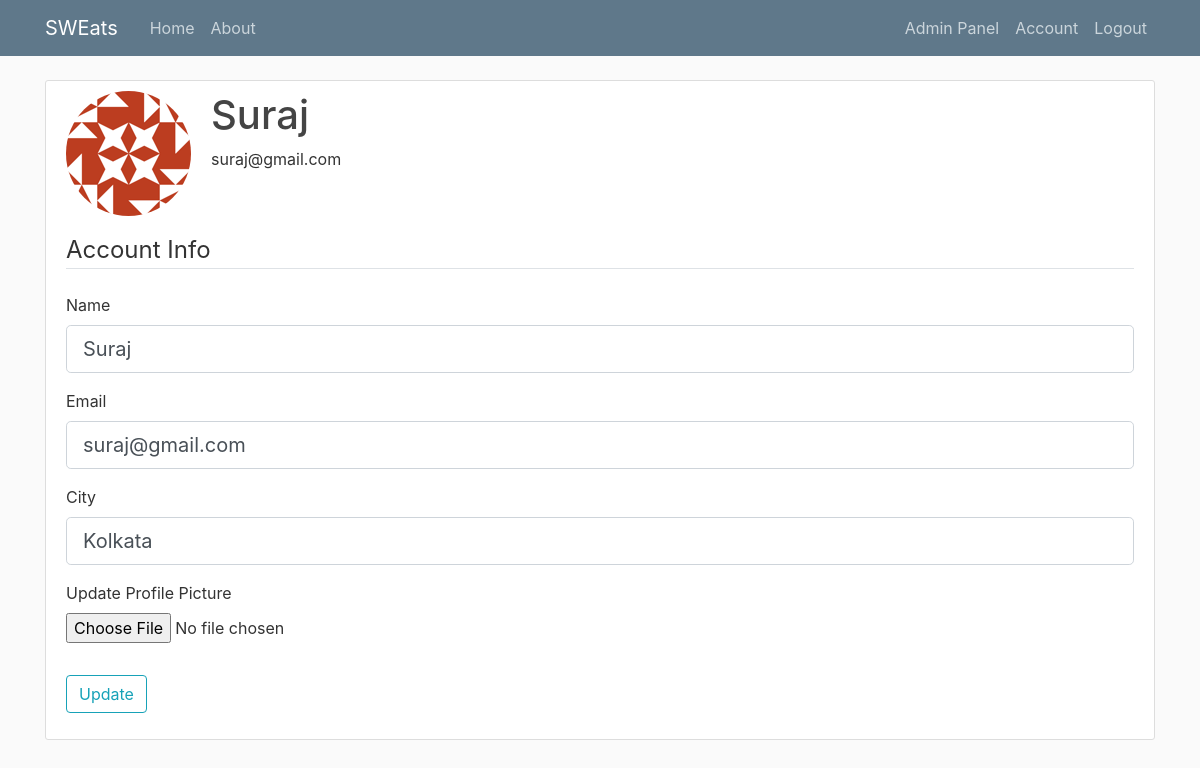
Page /account (signed in) on the earlier database version.
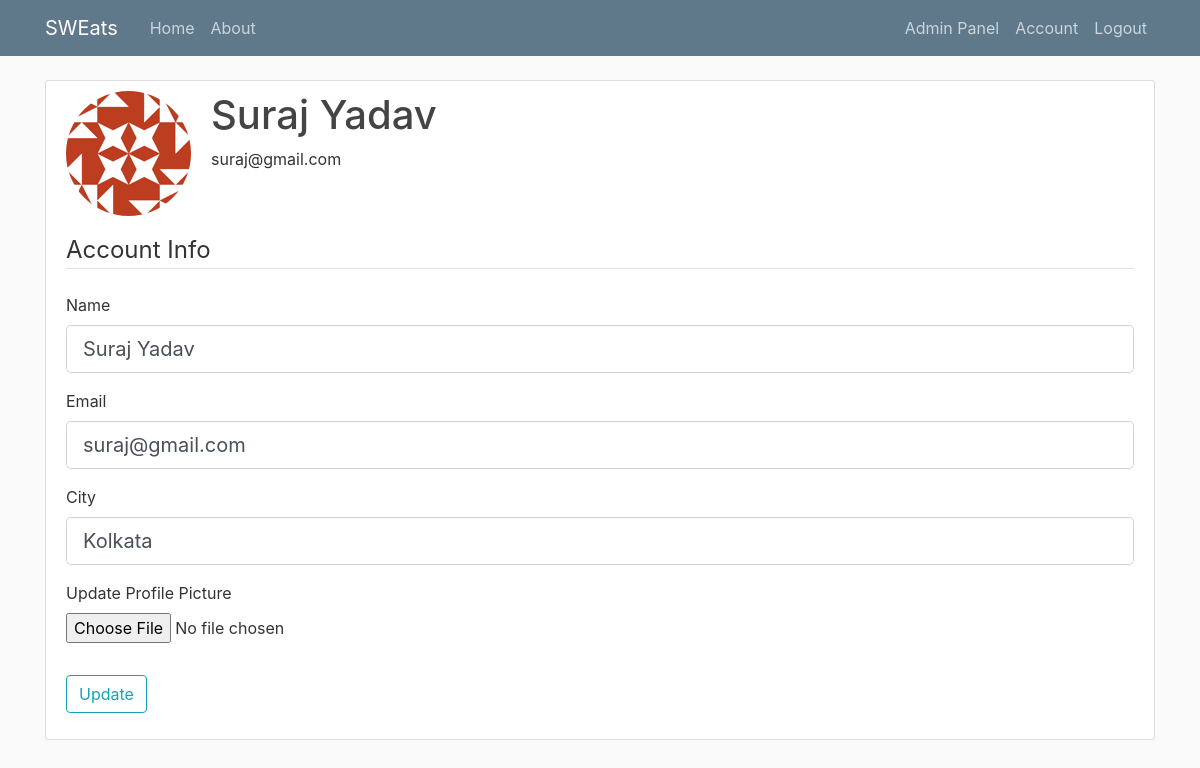
Same page on the later database version.
### sweats/models.py (models this page shows, shortened)
class Customer(db.Model, UserMixin):
    __tablename__= 'customers'
    id = db.Column(db.Integer , primary_key=True)
    name = db.Column(db.String(20), nullable=False)
    email = db.Column(db.String(120), unique=True, nullable=False)
    password = db.Column(db.String(60), nullable=False)
    image_file = db.Column(db.String(20), nullable=False, default='default.png')
    city = db.Column(db.String(20), nullable=False)
    admin = db.Column(db.Boolean, nullable=False, default=False)
    orders = db.relationship('Order' , backref='owner' , lazy=True)

### sweats/routes/customer_routes.py (the view)
@app.route('/account', methods=['GET', 'POST'])
@login_required
def account():
    form = UpdateAccountForm()
    if form.validate_on_submit():
        if form.picture.data:
            if current_user.image_file != 'default.png':
                delete_old_picture(current_user.image_file, 'profile_pics')
            picture_file = save_picture(form.picture.data, "static/profile_pics", 125, 125)
            current_user.image_file = picture_file
        current_user.name = form.name.data
        current_user.email = form.email.data
        current_user.city = form.city.data
        db.session.commit()
        flash('Account updated successfully!', 'success')
        return redirect(url_for('account'))
    elif request.method == 'GET':
        form.name.data = current_user.name
        form.email.data = current_user.email
        form.city.data = current_user.city
    image_file = url_for('static', filename='profile_pics/' + current_user.image_file)
    return render_template('account.html', title='Account', image_file=image_file, form=form)

### sweats/forms.py (shortened to what this page needs)
class UpdateAccountForm(FlaskForm):
    name = StringField('Name', validators=[DataRequired(), Length(min=2, max=20)])
    email = StringField('Email', validators=[DataRequired(), Email()])
    city = StringField('City', validators=[DataRequired(), Length(min=2, max=20)])
    picture = FileField('Update Profile Picture', validators=[FileAllowed(['jpg','png'])])
    submit = SubmitField('Update')

### sweats/models.py (called while the page is built)
@login_manager.user_loader
def load_user(user_id):
    return Customer.query.get(int(user_id))

### sweats/templates/account.html (shortened to what this page needs)
{% extends "layout.html" %}
{% block content %}
    <div class="content-section">
        <div class="media">
            <img class="rounded-circle account-img" src="{{ image_file }}">
            <div class="media-body">
                <h2 class="account-heading">{{ current_user.name }}</h2>
                <p class="text-secondry">{{ current_user.email }}</p>
            </div>
        </div>
        <form method="POST" action="" enctype="multipart/form-data">
            <fieldset class="form-group">
                <legend class="border-bottom mb-4">Account Info</legend>
                <div class="form-group">
                    {{ form.name.label(class="form-control-label") }}
                    {% if form.name.errors %}
                        {{ form.name(class="form-control form-control-lg is-invalid") }}
                        <div class="invalid-feedback">
                            {% for error in form.name.errors %}
                                <span>{{ error }}</span>
                            {% endfor %}
                        </div>
                    {% else %}
                        {{ form.name(class="form-control form-control-lg") }}
                    {% endif %}
                </div>
                <div class="form-group">
                    {{ form.email.label(class="form-control-label") }}
                    {% if form.email.errors %}
                        {{ form.email(class="form-control form-control-lg is-invalid") }}
                        <div class="invalid-feedback">
                            {% for error in form.email.errors %}
                                <span> {{ error }} </span>
                            {% endfor %}
                        </div>
                    {% else %}
                        {{ form.email(class="form-control form-control-lg") }}
                    {% endif %}
                </div>
                <div class="form-group">
                    {{ form.city.label(class="form-control-label") }}
                    {% if form.city.errors %}
                        {{ form.city(class="form-control form-control-lg is-invalid") }}
                        <div class="invalid-feedback">
                            {% for error in form.city.errors %}
                                <span>{{ error }}</span>
                            {% endfor %}
                        </div>
                    {% else %}
                        {{ form.city(class="form-control form-control-lg") }}
                    {% endif %}
                </div>
                <div class="form-group">
                    {{ form.picture.label() }}
                    {{ form.picture(class="form-control-file") }}
                </div>
            </fieldset>
            <div class="form-group">
                {{ form.submit(class="btn btn-outline-info") }}
            </div>
        </form>
    </div>
{% endblock content %}

Differences in the rows shown:
changed Customer "suraj@gmail.com": name "Suraj" → "Suraj Yadav"
